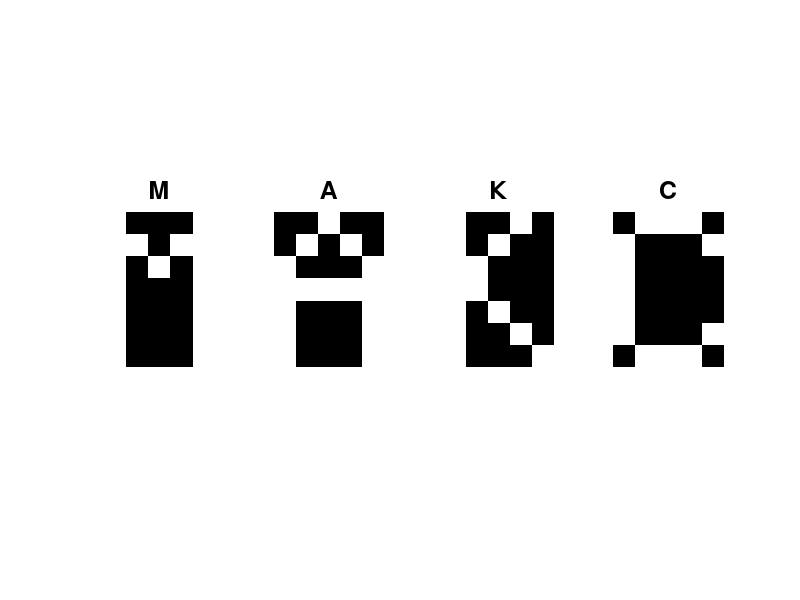

MATLAB code to generate this figure: (Note: this script raises an error after producing the figure.)
% ============================================================
% ЛАБОРАТОРНА РОБОТА 5
% Моделювання нейронної мережі Хебба
% Розпізнавання букв: М, А, К, С
% Сітка 7x5 = 35 пікселів (біполярне кодування: +1/-1)
% ============================================================

clc; clear; close all;

%% --- Крок 1. Визначення зображень букв (7x5 сітка, біполярне) ---

% Буква М
M_img = [ 1, -1, -1, -1,  1;
           1,  1, -1,  1,  1;
           1, -1,  1, -1,  1;
           1, -1, -1, -1,  1;
           1, -1, -1, -1,  1;
           1, -1, -1, -1,  1;
           1, -1, -1, -1,  1];

% Буква А
A_img = [-1, -1,  1, -1, -1;
         -1,  1, -1,  1, -1;
          1, -1, -1, -1,  1;
          1,  1,  1,  1,  1;
          1, -1, -1, -1,  1;
          1, -1, -1, -1,  1;
          1, -1, -1, -1,  1];

% Буква К
K_img = [ 1, -1, -1,  1, -1;
           1, -1,  1, -1, -1;
           1,  1, -1, -1, -1;
           1,  1, -1, -1, -1;
           1, -1,  1, -1, -1;
           1, -1, -1,  1, -1;
           1, -1, -1, -1,  1];

% Буква С
S_img = [-1,  1,  1,  1, -1;
          1, -1, -1, -1,  1;
          1, -1, -1, -1, -1;
          1, -1, -1, -1, -1;
          1, -1, -1, -1, -1;
          1, -1, -1, -1,  1;
         -1,  1,  1,  1, -1];

% Перетворення в вектори-стовпці (35x1)
x1 = M_img(:);
x2 = A_img(:);
x3 = K_img(:);
x4 = S_img(:);

% Навчальна вибірка
% М -> [+1, -1, -1, -1]
% А -> [-1, +1, -1, -1]
% К -> [-1, -1, +1, -1]
% С -> [-1, -1, -1, +1]
patterns = [x1, x2, x3, x4];   % 35 x 4

% targets: кожен СТОВПЕЦЬ — еталонна відповідь для одного класу (4x4)
targets = eye(4) * 2 - 1;  % одиничні вектори у біполярному кодуванні:
%  [ 1 -1 -1 -1;   <- М
%   -1  1 -1 -1;   <- А
%   -1 -1  1 -1;   <- К
%   -1 -1 -1  1]   <- С

n = size(patterns, 1);  % 35 входів
m = 4;                  % 4 нейрони
letter_names = {'М', 'А', 'К', 'С'};

%% --- Алгоритм навчання Хебба (класичне правило) ---
% W = sum_k( t^k * (x^k)' )  — без зміщення для чистоти методу
% Зміщення додамо окремим вектором b

W = zeros(m, n);   % [4 x 35]
b = zeros(m, 1);   % зміщення [4 x 1]

% Класичне правило Хебба: W += t * x'  для кожного зразка
for k = 1:4
    W = W + targets(:,k) * patterns(:,k)';
    b = b + targets(:,k);  % відповідає x0 = 1
end

fprintf('=== Матриця ваг сформована за правилом Хебба ===\n');
fprintf('Розмір W: %dx%d\n', size(W,1), size(W,2));

%% --- Функція активації (знак) ---
activate = @(s) sign(s) + (s==0).*(-1);  % sign, але 0 -> -1

%% --- Тестування на навчальних зображеннях ---
fprintf('\n=== Тест на навчальних зображеннях ===\n');
correct_train = 0;
for k = 1:4
    s     = W * patterns(:,k) + b;
    y_out = activate(s);
    [~, idx] = max(y_out);
    status = 'OK';
    if idx ~= k
        status = 'ПОМИЛКА';
    else
        correct_train = correct_train + 1;
    end
    fprintf('Вхід: %s -> Розпізнано: %s [%s]\n', ...
        letter_names{k}, letter_names{idx}, status);
end
fprintf('Точність на навчальній вибірці: %d/4 (%.0f%%)\n', ...
    correct_train, correct_train/4*100);

%% --- Тестування із зашумленими зображеннями ---
fprintf('\n=== Тест із зашумленими зображеннями ===\n');
rng(42);  % фіксуємо seed для відтворюваності

noise_levels = [0.10, 0.20];
accuracy_noise = zeros(1, length(noise_levels));

for ni = 1:length(noise_levels)
    nl = noise_levels(ni);
    fprintf('\n--- Шум %.0f%% (%d пікселів перевернуто з 35) ---\n', ...
        nl*100, round(nl*n));
    correct = 0;
    for k = 1:4
        x_noisy  = patterns(:,k);
        n_flip   = round(nl * n);
        idx_flip = randperm(n, n_flip);
        x_noisy(idx_flip) = -x_noisy(idx_flip);

        s     = W * x_noisy + b;
        y_out = activate(s);
        [~, rec_idx] = max(y_out);
        status = 'OK';
        if rec_idx ~= k
            status = 'ПОМИЛКА';
        else
            correct = correct + 1;
        end
        fprintf('Оригінал: %s -> Розпізнано: %s [%s]\n', ...
            letter_names{k}, letter_names{rec_idx}, status);
    end
    accuracy_noise(ni) = correct/4*100;
    fprintf('Точність: %d/4 (%.0f%%)\n', correct, accuracy_noise(ni));
end

%% --- Графік 1: Навчальні зображення букв ---
figure('Name', 'Навчальні зображення букв М, А, К, С', ...
       'Position', [100 400 700 250]);

all_imgs = {M_img, A_img, K_img, S_img};
for i = 1:4
    subplot(1, 4, i);
    % Перетворюємо біполярні значення на [0,1] для відображення
    img_display = (all_imgs{i} + 1) / 2;
    imshow(img_display, 'InitialMagnification', 'fit');
    title(letter_names{i}, 'FontSize', 18, 'FontWeight', 'bold');
    set(gca, 'XColor', 'none', 'YColor', 'none');
end
sgtitle('Навчальні зображення (7×5 сітка, білий = +1, чорний = -1)', ...
    'FontSize', 12);

%% --- Графік 2: Матриці ваг нейронів ---
figure('Name', 'Матриці ваг нейронів', ...
       'Position', [100 100 700 250]);

for i = 1:4
    subplot(1, 4, i);
    w_map = reshape(W(i,:), 7, 5);
    % Нормалізуємо для кращого відображення
    w_norm = (w_map - min(w_map(:))) / (max(w_map(:)) - min(w_map(:)));
    imshow(w_norm, 'InitialMagnification', 'fit');
    title(['Нейрон ' letter_names{i}], 'FontSize', 13);
    colorbar('southoutside');
    set(gca, 'XColor', 'none', 'YColor', 'none');
end
sgtitle('Матриці ваг мережі Хебба (М, А, К, С)', 'FontSize', 12);

%% --- Графік 3: Точність при різних рівнях шуму ---
figure('Name', 'Точність розпізнавання', 'Position', [820 400 400 280]);
bar_data = [100, accuracy_noise];
bar_labels = {'0%', '10%', '20%'};
b_h = bar(bar_data, 0.5, 'FaceColor', [0.2 0.5 0.8], 'EdgeColor', 'k');
set(gca, 'XTickLabel', bar_labels, 'FontSize', 12);
xlabel('Рівень шуму', 'FontSize', 12);
ylabel('Точність (%)', 'FontSize', 12);
title('Точність розпізнавання при різних рівнях шуму', 'FontSize', 11);
ylim([0 110]);
grid on; grid minor;
for i = 1:3
    text(i, bar_data(i)+3, sprintf('%.0f%%', bar_data(i)), ...
        'HorizontalAlignment', 'center', 'FontSize', 12, 'FontWeight', 'bold');
end

fprintf('\n=== Готово! ===\n');
